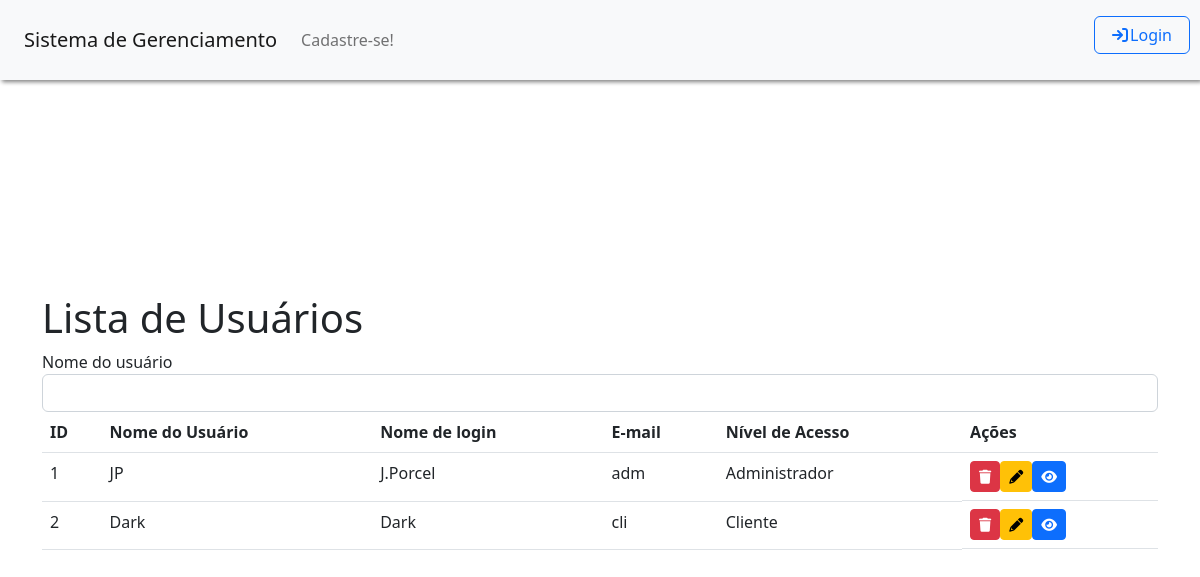
/Tela_Listar_Usuarios.php, run on an earlier commit of the app's database.
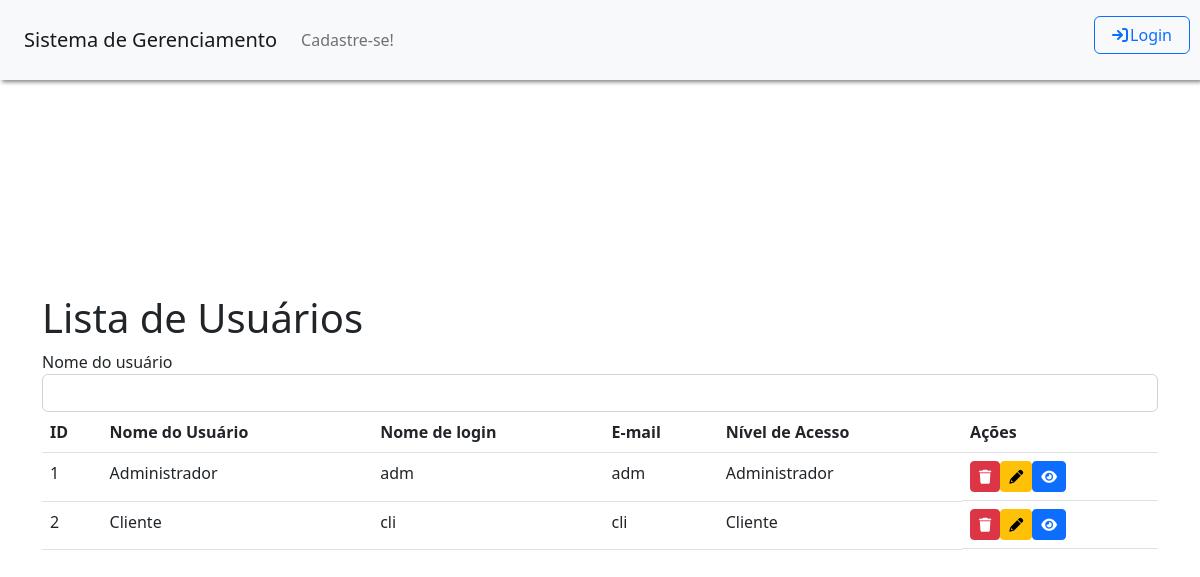
And on a later commit of the database.
### tables this page shows
CREATE TABLE IF NOT EXISTS usuarios (
  idusuario INT NOT NULL AUTO_INCREMENT,
  nome_usuario VARCHAR(45) NOT NULL,
  nome_login VARCHAR(45) NOT NULL,
  email VARCHAR(45) NOT NULL,
  senha VARCHAR(100) NOT NULL,
  nivel_acesso INT NOT NULL,
  ativo INT NOT NULL,
  PRIMARY KEY (idusuario));

### controllers/controller_usuario.php (the view, shortened to what this page needs)
<?php
function listarUsuarios() {
    $conexao = conectarBanco();
    if ($_SERVER['REQUEST_METHOD'] === 'POST') {
        $nome_usuario = $_POST['nome_usuario'];
        $sql = "SELECT * FROM usuarios WHERE ativo = 1";
        if (!empty($nome_usuario)) {
            $sql .= " AND nome_usuario LIKE '%$nome_usuario%'";
        }
        $result = $conexao->query($sql);
    } else {
        $sql = 'SELECT * FROM usuarios WHERE ativo = 1';
        $result = $conexao->query($sql);
    }
    if ($result->num_rows >= 0) {
        while ($row = $result->fetch_assoc()) {
            echo '<tr id="row-' . $row['idusuario'] . '">';
            echo '<td>' . $row['idusuario'] . '</td>';
            echo '<td>' . $row['nome_usuario'] . '</td>';
            echo '<td>' . $row['nome_login'] . '</td>';
            echo '<td>' . $row['email'] . '</td>';
            if ($row['nivel_acesso'] == 1) {
                echo '<td>Administrador</td>';
            } else {
                echo '<td>Cliente</td>';
            }
            echo '<td style="display: flex">';
            if ($row['idusuario'] != $_SESSION['idusuario']) {
                echo '<button name="btn-excluir" type="button" class="btn btn-danger btn-sm" onclick="excluirUsuario(' . $row['idusuario'] . ')">';
                echo '<i class="fas fa-trash"></i>';
                echo '</button>';
            } else {
                echo '<button name="btn-excluir" type="button" class="btn btn-disabled btn-sm">';
                echo '<i class="fas fa-trash"></i>';
                echo '</button>';
            }
            echo '<a href="Tela_Alterar_Usuario.php?idusuario=' . $row['idusuario'] . '"><button type="button" class="btn btn-warning btn-sm")">';
            echo '<i class="fas fa-pencil"></i>';
            echo '</button></a>';
            echo '<a href="Tela_Visualizar_Usuario.php?idusuario=' . $row['idusuario'] . '"><button type="button" class="btn btn-primary btn-sm")">';
            echo '<i class="fas fa-eye"></i>';
            echo '</button></a>';
            echo '</td>';
            echo '</tr>';
        }
    } else {
        echo '<tr><td colspan="7">Nenhum dado encontrado.</td></tr>';
    }
}
?>

What changed in the data, as far as the page shows it:
changed usuarios "adm": nome_usuario "JP" → "Administrador"; nome_login "J.Porcel" → "adm"
changed usuarios "cli": nome_usuario "Dark" → "Cliente"; nome_login "Dark" → "cli"
